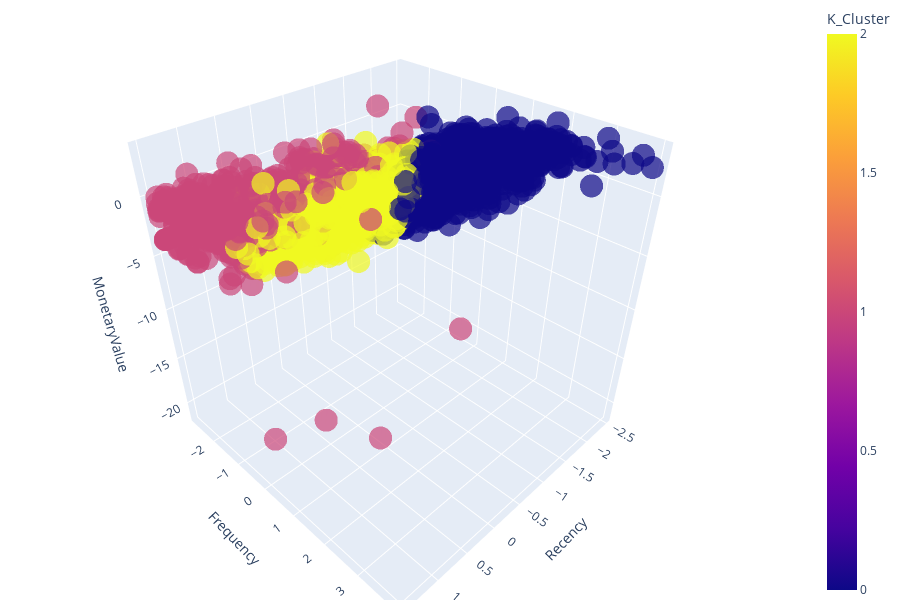

The notebook cell saved with this chart:
### Code cell
fig = px.scatter_3d(rfm_scaled, x='Recency', y='Frequency', z='MonetaryValue',
              color='K_Cluster', opacity=0.7)

# tight layout
fig.update_layout(margin=dict(l=0, r=0, b=0, t=0))

### Figure 1 — Plotly figure (JSON) as saved in the notebook; plotly's stock layout.template omitted (floating-point values rounded to 4 significant figures; data arrays with more than 128 entries replaced by an {"elided": "..."} marker saying what was removed)
{"data": [{"hoverlabel": {"namelength": 0}, "hovertemplate": "Recency=%{x}<br>Frequency=%{y}<br>MonetaryValue=%{z}<br>K_Cluster=%{marker.color}", "legendgroup": "", "marker": {"color": {"elided": "4372 int values"}, "coloraxis": "coloraxis", "opacity": 0.7, "symbol": "circle"}, "mode": "markers", "name": "", "scene": "scene", "showlegend": false, "type": "scatter3d", "x": {"elided": "4372 float values"}, "y": {"elided": "4372 float values"}, "z": {"elided": "4372 float values"}}], "layout": {"coloraxis": {"colorbar": {"title": {"text": "K_Cluster"}}, "colorscale": [[0, "#0d0887"], [0.1111, "#46039f"], [0.2222, "#7201a8"], [0.3333, "#9c179e"], [0.4444, "#bd3786"], [0.5556, "#d8576b"], [0.6667, "#ed7953"], [0.7778, "#fb9f3a"], [0.8889, "#fdca26"], [1, "#f0f921"]]}, "height": 600, "legend": {"tracegroupgap": 0}, "margin": {"b": 0, "l": 0, "r": 0, "t": 0}, "scene": {"domain": {"x": [0, 1], "y": [0, 1]}, "xaxis": {"title": {"text": "Recency"}}, "yaxis": {"title": {"text": "Frequency"}}, "zaxis": {"title": {"text": "MonetaryValue"}}}}}
